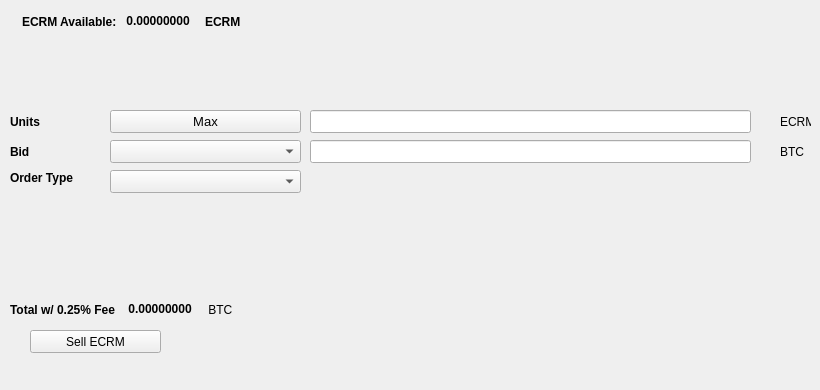
   <widget class="QWidget" name="SellTab">
    <attribute name="title">
     <string>Sell</string>
    </attribute>
    <widget class="QLabel" name="label_16">
     <property name="geometry">
      <rect>
       <x>780</x>
       <y>140</y>
       <width>31</width>
       <height>23</height>
      </rect>
     </property>
     <property name="text">
      <string>BTC</string>
     </property>
    </widget>
    <widget class="QComboBox" name="SellBidcomboBox">
     <property name="geometry">
      <rect>
       <x>110</x>
       <y>140</y>
       <width>191</width>
       <height>23</height>
      </rect>
     </property>
     <property name="font">
      <font>
       <pointsize>10</pointsize>
      </font>
     </property>
    </widget>
    <widget class="QLabel" name="label_18">
     <property name="geometry">
      <rect>
       <x>10</x>
       <y>110</y>
       <width>46</width>
       <height>23</height>
      </rect>
     </property>
     <property name="font">
      <font>
       <weight>75</weight>
       <bold>true</bold>
      </font>
     </property>
     <property name="text">
      <string>Units</string>
     </property>
    </widget>
    <widget class="QPushButton" name="Sell_Max_Amount">
     <property name="geometry">
      <rect>
       <x>110</x>
       <y>110</y>
       <width>191</width>
       <height>23</height>
      </rect>
     </property>
     <property name="font">
      <font>
       <pointsize>10</pointsize>
      </font>
     </property>
     <property name="text">
      <string>Max</string>
     </property>
    </widget>
    <widget class="QLabel" name="label_20">
     <property name="geometry">
      <rect>
       <x>10</x>
       <y>170</y>
       <width>91</width>
       <height>16</height>
      </rect>
     </property>
     <property name="font">
      <font>
       <weight>75</weight>
       <bold>true</bold>
      </font>
     </property>
     <property name="text">
      <string>Order Type</string>
     </property>
    </widget>
    <widget class="QComboBox" name="SellOrdertypeCombo">
     <property name="geometry">
      <rect>
       <x>110</x>
       <y>170</y>
       <width>191</width>
       <height>23</height>
      </rect>
     </property>
     <property name="font">
      <font>
       <pointsize>10</pointsize>
      </font>
     </property>
    </widget>
    <widget class="QLabel" name="label_21">
     <property name="geometry">
      <rect>
       <x>10</x>
       <y>140</y>
       <width>46</width>
       <height>23</height>
      </rect>
     </property>
     <property name="font">
      <font>
       <weight>75</weight>
       <bold>true</bold>
      </font>
     </property>
     <property name="text">
      <string>Bid</string>
     </property>
    </widget>
    <widget class="QLabel" name="label_22">
     <property name="geometry">
      <rect>
       <x>780</x>
       <y>110</y>
       <width>31</width>
       <height>23</height>
      </rect>
     </property>
     <property name="text">
      <string>ECRM</string>
     </property>
    </widget>
    <widget class="QLineEdit" name="UnitsInputECRM">
     <property name="geometry">
      <rect>
       <x>310</x>
       <y>110</y>
       <width>441</width>
       <height>23</height>
      </rect>
     </property>
     <property name="font">
      <font>
       <pointsize>9</pointsize>
       <weight>75</weight>
       <bold>true</bold>
      </font>
     </property>
    </widget>
    <widget class="QLineEdit" name="SellBidPriceEdit">
     <property name="geometry">
      <rect>
       <x>310</x>
       <y>140</y>
       <width>441</width>
       <height>23</height>
      </rect>
     </property>
     <property name="font">
      <font>
       <pointsize>9</pointsize>
       <weight>75</weight>
       <bold>true</bold>
      </font>
     </property>
    </widget>
    <widget class="QPushButton" name="SellECRMBTN">
     <property name="geometry">
      <rect>
       <x>30</x>
       <y>330</y>
       <width>131</width>
       <height>23</height>
      </rect>
     </property>
     <property name="text">
      <string>Sell ECRM</string>
     </property>
     <property name="icon">
      <iconset resource="../ecoreumcoin">
       <normaloff>:/icons/bitcoin</normaloff>:/icons/bitcoin</iconset>
     </property>
    </widget>
    <widget class="QWidget" name="layoutWidget3">
     <property name="geometry">
      <rect>
       <x>22</x>
       <y>12</y>
       <width>258</width>
       <height>19</height>
      </rect>
     </property>
     <layout class="QHBoxLayout" name="horizontalLayout">
      <item>
       <widget class="QLabel" name="label232_2">
        <property name="font">
         <font>
          <weight>75</weight>
          <bold>true</bold>
         </font>
        </property>
        <property name="text">
         <string>ECRM Available:</string>
        </property>
       </widget>
      </item>
      <item>
       <widget class="QLabel" name="ECRMAvailableLabel">
        <property name="palette">
         <palette>
          <active>
           <colorrole role="WindowText">
            <brush brushstyle="SolidPattern">
             <color alpha="255">
              <red>0</red>
              <green>0</green>
              <blue>0</blue>
             </color>
            </brush>
           </colorrole>
           <colorrole role="Button">
            <brush brushstyle="SolidPattern">
             <color alpha="255">
              <red>0</red>
              <green>170</green>
              <blue>0</blue>
             </color>
            </brush>
           </colorrole>
           <colorrole role="Light">
            <brush brushstyle="SolidPattern">
             <color alpha="255">
              <red>0</red>
              <green>255</green>
              <blue>0</blue>
             </color>
            </brush>
           </colorrole>
           <colorrole role="Midlight">
            <brush brushstyle="SolidPattern">
             <color alpha="255">
              <red>0</red>
              <green>212</green>
              <blue>0</blue>
             </color>
            </brush>
           </colorrole>
           <colorrole role="Dark">
            <brush brushstyle="SolidPattern">
             <color alpha="255">
              <red>0</red>
              <green>85</green>
              <blue>0</blue>
             </color>
            </brush>
           </colorrole>
           <colorrole role="Mid">
            <brush brushstyle="SolidPattern">
             <color alpha="255">
              <red>0</red>
              <green>113</green>
              <blue>0</blue>
             </color>
            </brush>
           </colorrole>
           <colorrole role="Text">
            <brush brushstyle="SolidPattern">
             <color alpha="255">
              <red>0</red>
              <green>170</green>
              <blue>0</blue>
             </color>
            </brush>
           </colorrole>
           <colorrole role="BrightText">
            <brush brushstyle="SolidPattern">
             <color alpha="255">
              <red>255</red>
              <green>255</green>
              <blue>255</blue>
             </color>
            </brush>
           </colorrole>
           <colorrole role="ButtonText">
            <brush brushstyle="SolidPattern">
             <color alpha="255">
              <red>0</red>
              <green>0</green>
              <blue>0</blue>
             </color>
            </brush>
           </colorrole>
           <colorrole role="Base">
            <brush brushstyle="SolidPattern">
             <color alpha="255">
              <red>255</red>
              <green>255</green>
              <blue>255</blue>
             </color>
            </brush>
           </colorrole>
           <colorrole role="Window">
            <brush brushstyle="SolidPattern">
             <color alpha="255">
              <red>0</red>
              <green>170</green>
              <blue>0</blue>
             </color>
            </brush>
           </colorrole>
           <colorrole role="Shadow">
            <brush brushstyle="SolidPattern">
             <color alpha="255">
              <red>0</red>
              <green>0</green>
              <blue>0</blue>
             </color>
            </brush>
           </colorrole>
           <colorrole role="AlternateBase">
            <brush brushstyle="SolidPattern">
             <color alpha="255">
              <red>127</red>
              <green>212</green>
              <blue>127</blue>
             </color>
            </brush>
           </colorrole>
           <colorrole role="ToolTipBase">
            <brush brushstyle="SolidPattern">
             <color alpha="255">
              <red>255</red>
              <green>255</green>
              <blue>220</blue>
             </color>
            </brush>
           </colorrole>
           <colorrole role="ToolTipText">
            <brush brushstyle="SolidPattern">
             <color alpha="255">
              <red>0</red>
              <green>0</green>
              <blue>0</blue>
             </color>
            </brush>
           </colorrole>
          </active>
          <inactive>
           <colorrole role="WindowText">
            <brush brushstyle="SolidPattern">
             <color alpha="255">
              <red>0</red>
              <green>0</green>
              <blue>0</blue>
             </color>
            </brush>
           </colorrole>
           <colorrole role="Button">
            <brush brushstyle="SolidPattern">
             <color alpha="255">
              <red>0</red>
              <green>170</green>
              <blue>0</blue>
             </color>
            </brush>
           </colorrole>
           <colorrole role="Light">
            <brush brushstyle="SolidPattern">
             <color alpha="255">
              <red>0</red>
              <green>255</green>
              <blue>0</blue>
             </color>
            </brush>
           </colorrole>
           <colorrole role="Midlight">
            <brush brushstyle="SolidPattern">
             <color alpha="255">
              <red>0</red>
              <green>212</green>
              <blue>0</blue>
             </color>
            </brush>
           </colorrole>
           <colorrole role="Dark">
            <brush brushstyle="SolidPattern">
             <color alpha="255">
              <red>0</red>
              <green>85</green>
              <blue>0</blue>
             </color>
            </brush>
           </colorrole>
           <colorrole role="Mid">
            <brush brushstyle="SolidPattern">
             <color alpha="255">
              <red>0</red>
              <green>113</green>
              <blue>0</blue>
             </color>
            </brush>
           </colorrole>
           <colorrole role="Text">
            <brush brushstyle="SolidPattern">
             <color alpha="255">
              <red>0</red>
              <green>170</green>
              <blue>0</blue>
             </color>
            </brush>
           </colorrole>
           <colorrole role="BrightText">
            <brush brushstyle="SolidPattern">
             <color alpha="255">
              <red>255</red>
              <green>255</green>
              <blue>255</blue>
             </color>
            </brush>
           </colorrole>
           <colorrole role="ButtonText">
            <brush brushstyle="SolidPattern">
             <color alpha="255">
              <red>0</red>
              <green>0</green>
              <blue>0</blue>
             </color>
            </brush>
           </colorrole>
           <colorrole role="Base">
            <brush brushstyle="SolidPattern">
             <color alpha="255">
              <red>255</red>
              <green>255</green>
              <blue>255</blue>
             </color>
            </brush>
           </colorrole>
           <colorrole role="Window">
            <brush brushstyle="SolidPattern">
             <color alpha="255">
              <red>0</red>
              <green>170</green>
              <blue>0</blue>
             </color>
            </brush>
           </colorrole>
           <colorrole role="Shadow">
            <brush brushstyle="SolidPattern">
             <color alpha="255">
              <red>0</red>
              <green>0</green>
              <blue>0</blue>
             </color>
            </brush>
           </colorrole>
           <colorrole role="AlternateBase">
            <brush brushstyle="SolidPattern">
             <color alpha="255">
              <red>127</red>
              <green>212</green>
              <blue>127</blue>
             </color>
            </brush>
           </colorrole>
           <colorrole role="ToolTipBase">
            <brush brushstyle="SolidPattern">
             <color alpha="255">
              <red>255</red>
              <green>255</green>
              <blue>220</blue>
             </color>
            </brush>
           </colorrole>
           <colorrole role="ToolTipText">
            <brush brushstyle="SolidPattern">
             <color alpha="255">
              <red>0</red>
              <green>0</green>
              <blue>0</blue>
             </color>
            </brush>
           </colorrole>
          </inactive>
          <disabled>
           <colorrole role="WindowText">
            <brush brushstyle="SolidPattern">
             <color alpha="255">
              <red>0</red>
              <green>85</green>
              <blue>0</blue>
             </color>
            </brush>
           </colorrole>
           <colorrole role="Button">
            <brush brushstyle="SolidPattern">
             <color alpha="255">
              <red>0</red>
              <green>170</green>
              <blue>0</blue>
             </color>
            </brush>
           </colorrole>
           <colorrole role="Light">
            <brush brushstyle="SolidPattern">
             <color alpha="255">
              <red>0</red>
              <green>255</green>
              <blue>0</blue>
             </color>
            </brush>
           </colorrole>
           <colorrole role="Midlight">
            <brush brushstyle="SolidPattern">
             <color alpha="255">
              <red>0</red>
              <green>212</green>
              <blue>0</blue>
             </color>
            </brush>
           </colorrole>
           <colorrole role="Dark">
            <brush brushstyle="SolidPattern">
             <color alpha="255">
              <red>0</red>
              <green>85</green>
              <blue>0</blue>
             </color>
            </brush>
           </colorrole>
           <colorrole role="Mid">
            <brush brushstyle="SolidPattern">
             <color alpha="255">
              <red>0</red>
              <green>113</green>
              <blue>0</blue>
             </color>
            </brush>
           </colorrole>
           <colorrole role="Text">
            <brush brushstyle="SolidPattern">
             <color alpha="255">
              <red>0</red>
              <green>85</green>
              <blue>0</blue>
             </color>
            </brush>
           </colorrole>
           <colorrole role="BrightText">
            <brush brushstyle="SolidPattern">
             <color alpha="255">
              <red>255</red>
              <green>255</green>
              <blue>255</blue>
             </color>
            </brush>
           </colorrole>
           <colorrole role="ButtonText">
            <brush brushstyle="SolidPattern">
             <color alpha="255">
              <red>0</red>
              <green>85</green>
              <blue>0</blue>
             </color>
            </brush>
           </colorrole>
           <colorrole role="Base">
            <brush brushstyle="SolidPattern">
             <color alpha="255">
              <red>0</red>
              <green>170</green>
              <blue>0</blue>
             </color>
            </brush>
           </colorrole>
           <colorrole role="Window">
            <brush brushstyle="SolidPattern">
             <color alpha="255">
              <red>0</red>
              <green>170</green>
              <blue>0</blue>
             </color>
            </brush>
           </colorrole>
           <colorrole role="Shadow">
            <brush brushstyle="SolidPattern">
             <color alpha="255">
              <red>0</red>
              <green>0</green>
              <blue>0</blue>
             </color>
            </brush>
           </colorrole>
           <colorrole role="AlternateBase">
            <brush brushstyle="SolidPattern">
             <color alpha="255">
              <red>0</red>
              <green>170</green>
              <blue>0</blue>
             </color>
            </brush>
           </colorrole>
           <colorrole role="ToolTipBase">
            <brush brushstyle="SolidPattern">
             <color alpha="255">
              <red>255</red>
              <green>255</green>
              <blue>220</blue>
             </color>
            </brush>
           </colorrole>
           <colorrole role="ToolTipText">
            <brush brushstyle="SolidPattern">
             <color alpha="255">
              <red>0</red>
              <green>0</green>
              <blue>0</blue>
             </color>
            </brush>
           </colorrole>
          </disabled>
         </palette>
        </property>
        <property name="font">
         <font>
          <weight>75</weight>
          <bold>true</bold>
         </font>
        </property>
        <property name="text">
         <string> 0.00000000 </string>
        </property>
        <property name="textInteractionFlags">
         <set>Qt::LinksAccessibleByMouse|Qt::TextSelectableByKeyboard|Qt::TextSelectableByMouse</set>
        </property>
       </widget>
      </item>
      <item>
       <widget class="QLabel" name="labelECRM">
        <property name="font">
         <font>
          <weight>75</weight>
          <bold>true</bold>
         </font>
        </property>
        <property name="text">
         <string>ECRM</string>
        </property>
       </widget>
      </item>
     </layout>
    </widget>
    <widget class="QWidget" name="layoutWidget">
     <property name="geometry">
      <rect>
       <x>10</x>
       <y>300</y>
       <width>268</width>
       <height>19</height>
      </rect>
     </property>
     <layout class="QHBoxLayout" name="horizontalLayout_2">
      <item>
       <widget class="QLabel" name="label_19">
        <property name="font">
         <font>
          <weight>75</weight>
          <bold>true</bold>
         </font>
        </property>
        <property name="text">
         <string>Total w/ 0.25% Fee </string>
        </property>
       </widget>
      </item>
      <item>
       <widget class="QLabel" name="SellCostLabel">
        <property name="palette">
         <palette>
          <active>
           <colorrole role="WindowText">
            <brush brushstyle="SolidPattern">
             <color alpha="255">
              <red>0</red>
              <green>0</green>
              <blue>0</blue>
             </color>
            </brush>
           </colorrole>
           <colorrole role="Button">
            <brush brushstyle="SolidPattern">
             <color alpha="255">
              <red>0</red>
              <green>170</green>
              <blue>0</blue>
             </color>
            </brush>
           </colorrole>
           <colorrole role="Light">
            <brush brushstyle="SolidPattern">
             <color alpha="255">
              <red>0</red>
              <green>255</green>
              <blue>0</blue>
             </color>
            </brush>
           </colorrole>
           <colorrole role="Midlight">
            <brush brushstyle="SolidPattern">
             <color alpha="255">
              <red>0</red>
              <green>212</green>
              <blue>0</blue>
             </color>
            </brush>
           </colorrole>
           <colorrole role="Dark">
            <brush brushstyle="SolidPattern">
             <color alpha="255">
              <red>0</red>
              <green>85</green>
              <blue>0</blue>
             </color>
            </brush>
           </colorrole>
           <colorrole role="Mid">
            <brush brushstyle="SolidPattern">
             <color alpha="255">
              <red>0</red>
              <green>113</green>
              <blue>0</blue>
             </color>
            </brush>
           </colorrole>
           <colorrole role="Text">
            <brush brushstyle="SolidPattern">
             <color alpha="255">
              <red>0</red>
              <green>170</green>
              <blue>0</blue>
             </color>
            </brush>
           </colorrole>
           <colorrole role="BrightText">
            <brush brushstyle="SolidPattern">
             <color alpha="255">
              <red>255</red>
              <green>255</green>
              <blue>255</blue>
             </color>
            </brush>
           </colorrole>
           <colorrole role="ButtonText">
            <brush brushstyle="SolidPattern">
             <color alpha="255">
              <red>0</red>
              <green>0</green>
              <blue>0</blue>
             </color>
            </brush>
           </colorrole>
           <colorrole role="Base">
            <brush brushstyle="SolidPattern">
             <color alpha="255">
              <red>255</red>
              <green>255</green>
              <blue>255</blue>
             </color>
            </brush>
           </colorrole>
           <colorrole role="Window">
            <brush brushstyle="SolidPattern">
             <color alpha="255">
              <red>0</red>
              <green>170</green>
              <blue>0</blue>
             </color>
            </brush>
           </colorrole>
           <colorrole role="Shadow">
            <brush brushstyle="SolidPattern">
             <color alpha="255">
              <red>0</red>
              <green>0</green>
              <blue>0</blue>
             </color>
            </brush>
           </colorrole>
           <colorrole role="AlternateBase">
            <brush brushstyle="SolidPattern">
             <color alpha="255">
              <red>127</red>
              <green>212</green>
              <blue>127</blue>
             </color>
            </brush>
           </colorrole>
           <colorrole role="ToolTipBase">
            <brush brushstyle="SolidPattern">
             <color alpha="255">
              <red>255</red>
              <green>255</green>
              <blue>220</blue>
             </color>
            </brush>
           </colorrole>
           <colorrole role="ToolTipText">
            <brush brushstyle="SolidPattern">
             <color alpha="255">
              <red>0</red>
              <green>0</green>
              <blue>0</blue>
             </color>
            </brush>
           </colorrole>
          </active>
          <inactive>
           <colorrole role="WindowText">
            <brush brushstyle="SolidPattern">
             <color alpha="255">
              <red>0</red>
              <green>0</green>
              <blue>0</blue>
             </color>
            </brush>
           </colorrole>
           <colorrole role="Button">
            <brush brushstyle="SolidPattern">
             <color alpha="255">
              <red>0</red>
              <green>170</green>
              <blue>0</blue>
             </color>
            </brush>
           </colorrole>
           <colorrole role="Light">
            <brush brushstyle="SolidPattern">
             <color alpha="255">
              <red>0</red>
              <green>255</green>
              <blue>0</blue>
             </color>
            </brush>
           </colorrole>
           <colorrole role="Midlight">
            <brush brushstyle="SolidPattern">
             <color alpha="255">
              <red>0</red>
              <green>212</green>
              <blue>0</blue>
             </color>
            </brush>
           </colorrole>
           <colorrole role="Dark">
            <brush brushstyle="SolidPattern">
             <color alpha="255">
              <red>0</red>
              <green>85</green>
              <blue>0</blue>
             </color>
            </brush>
           </colorrole>
           <colorrole role="Mid">
            <brush brushstyle="SolidPattern">
             <color alpha="255">
              <red>0</red>
              <green>113</green>
              <blue>0</blue>
             </color>
            </brush>
           </colorrole>
           <colorrole role="Text">
            <brush brushstyle="SolidPattern">
             <color alpha="255">
              <red>0</red>
              <green>170</green>
              <blue>0</blue>
             </color>
            </brush>
           </colorrole>
           <colorrole role="BrightText">
            <brush brushstyle="SolidPattern">
             <color alpha="255">
              <red>255</red>
              <green>255</green>
              <blue>255</blue>
             </color>
            </brush>
           </colorrole>
           <colorrole role="ButtonText">
            <brush brushstyle="SolidPattern">
             <color alpha="255">
              <red>0</red>
              <green>0</green>
              <blue>0</blue>
             </color>
            </brush>
           </colorrole>
           <colorrole role="Base">
            <brush brushstyle="SolidPattern">
             <color alpha="255">
              <red>255</red>
              <green>255</green>
              <blue>255</blue>
             </color>
            </brush>
           </colorrole>
           <colorrole role="Window">
            <brush brushstyle="SolidPattern">
             <color alpha="255">
              <red>0</red>
              <green>170</green>
              <blue>0</blue>
             </color>
            </brush>
           </colorrole>
           <colorrole role="Shadow">
            <brush brushstyle="SolidPattern">
             <color alpha="255">
              <red>0</red>
              <green>0</green>
              <blue>0</blue>
             </color>
            </brush>
           </colorrole>
           <colorrole role="AlternateBase">
            <brush brushstyle="SolidPattern">
             <color alpha="255">
              <red>127</red>
              <green>212</green>
              <blue>127</blue>
             </color>
            </brush>
           </colorrole>
           <colorrole role="ToolTipBase">
            <brush brushstyle="SolidPattern">
             <color alpha="255">
              <red>255</red>
              <green>255</green>
              <blue>220</blue>
             </color>
            </brush>
           </colorrole>
           <colorrole role="ToolTipText">
            <brush brushstyle="SolidPattern">
             <color alpha="255">
              <red>0</red>
              <green>0</green>
              <blue>0</blue>
             </color>
            </brush>
           </colorrole>
          </inactive>
          <disabled>
           <colorrole role="WindowText">
            <brush brushstyle="SolidPattern">
             <color alpha="255">
              <red>0</red>
              <green>85</green>
              <blue>0</blue>
             </color>
            </brush>
           </colorrole>
           <colorrole role="Button">
            <brush brushstyle="SolidPattern">
             <color alpha="255">
              <red>0</red>
              <green>170</green>
              <blue>0</blue>
             </color>
            </brush>
           </colorrole>
           <colorrole role="Light">
            <brush brushstyle="SolidPattern">
             <color alpha="255">
              <red>0</red>
              <green>255</green>
              <blue>0</blue>
             </color>
            </brush>
           </colorrole>
           <colorrole role="Midlight">
            <brush brushstyle="SolidPattern">
             <color alpha="255">
              <red>0</red>
              <green>212</green>
              <blue>0</blue>
             </color>
            </brush>
           </colorrole>
           <colorrole role="Dark">
            <brush brushstyle="SolidPattern">
             <color alpha="255">
              <red>0</red>
              <green>85</green>
              <blue>0</blue>
             </color>
            </brush>
           </colorrole>
           <colorrole role="Mid">
            <brush brushstyle="SolidPattern">
             <color alpha="255">
              <red>0</red>
              <green>113</green>
              <blue>0</blue>
             </color>
            </brush>
           </colorrole>
           <colorrole role="Text">
            <brush brushstyle="SolidPattern">
             <color alpha="255">
              <red>0</red>
              <green>85</green>
              <blue>0</blue>
             </color>
            </brush>
           </colorrole>
           <colorrole role="BrightText">
            <brush brushstyle="SolidPattern">
             <color alpha="255">
              <red>255</red>
              <green>255</green>
              <blue>255</blue>
             </color>
            </brush>
           </colorrole>
           <colorrole role="ButtonText">
            <brush brushstyle="SolidPattern">
             <color alpha="255">
              <red>0</red>
              <green>85</green>
              <blue>0</blue>
             </color>
            </brush>
           </colorrole>
           <colorrole role="Base">
            <brush brushstyle="SolidPattern">
             <color alpha="255">
              <red>0</red>
              <green>170</green>
              <blue>0</blue>
             </color>
            </brush>
           </colorrole>
           <colorrole role="Window">
            <brush brushstyle="SolidPattern">
             <color alpha="255">
              <red>0</red>
              <green>170</green>
              <blue>0</blue>
             </color>
            </brush>
           </colorrole>
           <colorrole role="Shadow">
            <brush brushstyle="SolidPattern">
             <color alpha="255">
              <red>0</red>
              <green>0</green>
              <blue>0</blue>
             </color>
            </brush>
           </colorrole>
           <colorrole role="AlternateBase">
            <brush brushstyle="SolidPattern">
             <color alpha="255">
              <red>0</red>
              <green>170</green>
              <blue>0</blue>
             </color>
            </brush>
           </colorrole>
           <colorrole role="ToolTipBase">
            <brush brushstyle="SolidPattern">
             <color alpha="255">
              <red>255</red>
              <green>255</green>
              <blue>220</blue>
             </color>
            </brush>
           </colorrole>
           <colorrole role="ToolTipText">
            <brush brushstyle="SolidPattern">
             <color alpha="255">
              <red>0</red>
              <green>0</green>
              <blue>0</blue>
             </color>
            </brush>
           </colorrole>
          </disabled>
         </palette>
        </property>
        <property name="font">
         <font>
          <weight>75</weight>
          <bold>true</bold>
         </font>
        </property>
        <property name="autoFillBackground">
         <bool>false</bool>
        </property>
        <property name="text">
         <string> 0.00000000</string>
        </property>
        <property name="textInteractionFlags">
         <set>Qt::LinksAccessibleByMouse|Qt::TextSelectableByMouse</set>
        </property>
       </widget>
      </item>
      <item>
       <widget class="QLabel" name="label_17">
        <property name="font">
         <font>
          <weight>50</weight>
          <bold>false</bold>
         </font>
        </property>
        <property name="text">
         <string> BTC</string>
        </property>
       </widget>
      </item>
     </layout>
    </widget>
    <widget class="QLabel" name="label_23">
     <property name="geometry">
      <rect>
       <x>460</x>
       <y>300</y>
       <width>281</width>
       <height>81</height>
      </rect>
     </property>
     <property name="text">
      <string/>
     </property>
     <property name="pixmap">
      <pixmap>:/images/bittrex</pixmap>
     </property>
    </widget>
   </widget>
